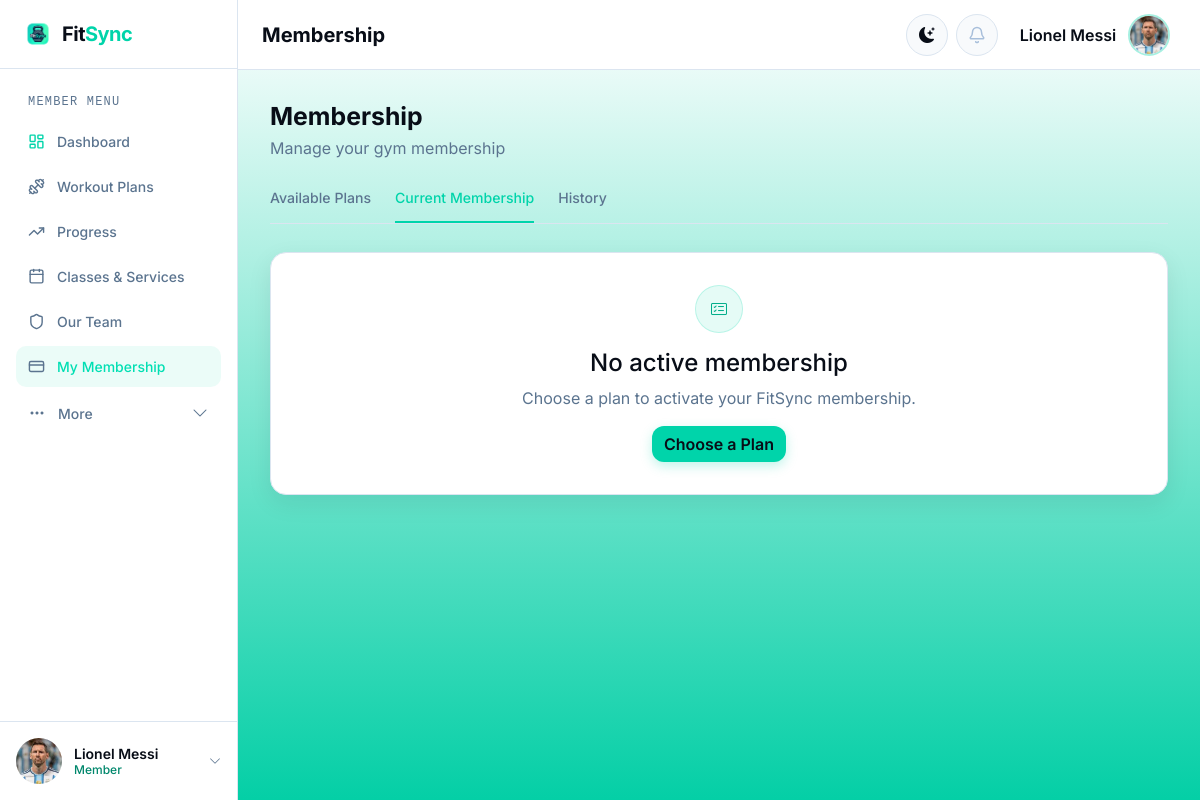
The app's page /memberships/member/current/ (signed in), older data.
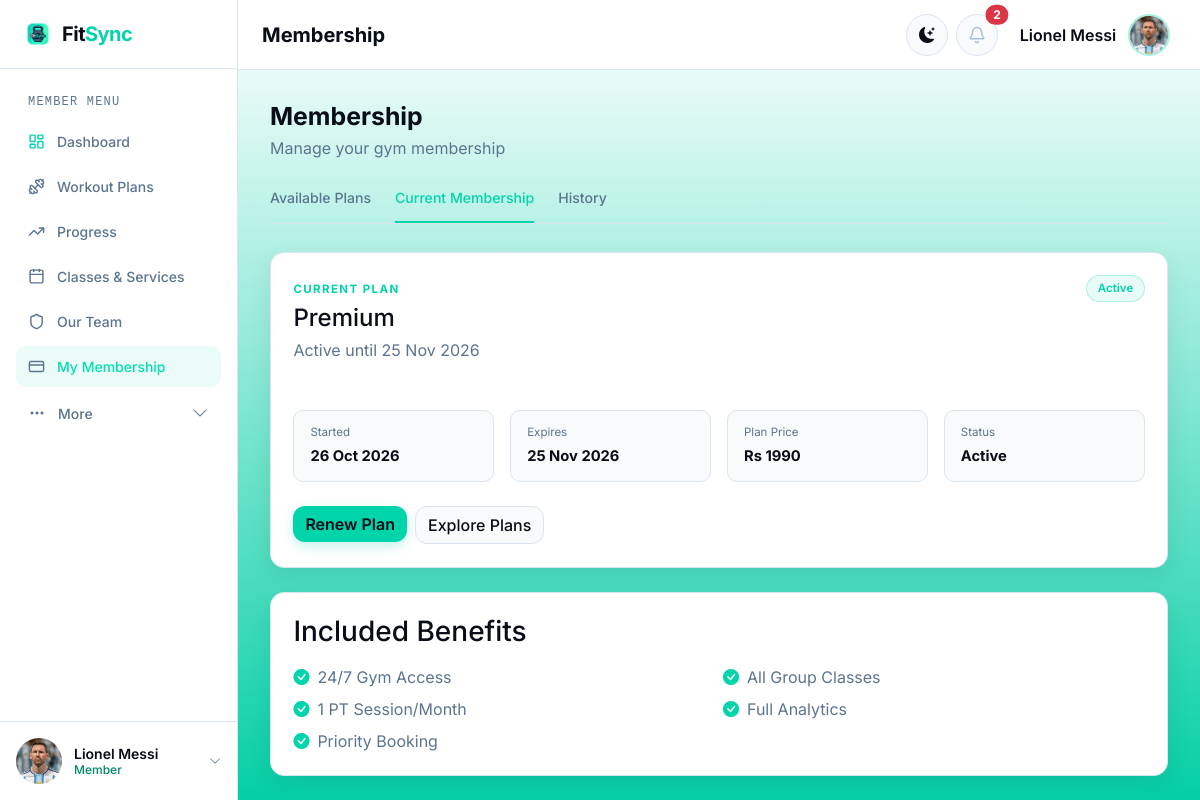
The same page, newer data.
### gym/models.py (models this page shows, shortened)
class Membership(models.Model):
    class Status(models.TextChoices):
        ACTIVE = ("ACTIVE", "Active")
        EXPIRED = ("EXPIRED", "Expired")
        CANCELLED = ("CANCELLED", "Cancelled")
    member = models.ForeignKey(
        settings.AUTH_USER_MODEL, on_delete=models.CASCADE, related_name="memberships"
    )
    package = models.ForeignKey(
        MembershipPackage, on_delete=models.PROTECT, related_name="memberships"
    )
    start_date = models.DateField()
    end_date = models.DateField()
    status = models.CharField(
        max_length=12, choices=Status.choices, default=Status.ACTIVE
    )
    created_at = models.DateTimeField(auto_now_add=True)
    class Meta:
        ordering = ["-start_date", "-created_at"]
        db_table = "memberships_membership"

class MembershipPackage(models.Model):
    SERVICE_TYPE_CHOICES = [
        ("YOGA", "Yoga"),
        ("ZUMBA", "Zumba"),
        ("FITNESS", "Fitness"),
        ("SAUNA", "Sauna"),
        ("PERSONAL_TRAINING", "Personal Training"),
        ("PILATES", "Pilates"),
        ("BOXING", "Boxing"),
        ("HIIT", "HIIT"),
        ("CYCLING", "Cycling"),
        ("STRENGTH_TRAINING", "Strength Training"),
    ]
    name = models.CharField(max_length=80)
    slug = models.SlugField(unique=True)
    price = models.DecimalField(max_digits=8, decimal_places=2)
    duration_months = models.PositiveSmallIntegerField(default=1)
    description = models.CharField(max_length=220, blank=True)
    features = models.TextField(help_text="One feature per line")
    audience = models.CharField(max_length=80, blank=True)
    allowed_service_types = models.CharField(
        max_length=200, blank=True, help_text="Leave empty to allow every service type."
    )
    is_featured = models.BooleanField(default=False)
    is_active = models.BooleanField(default=True)
    class Meta:
        ordering = ["price", "name"]
        db_table = "memberships_membershippackage"
    @property
    def feature_list(self):
        return [item.strip() for item in self.features.splitlines() if item.strip()]

### gym/views.py (the view)
# urls.py: path("member/current/", views.current_membership, name="current_membership"),
@member_required
def current_membership(request):
    membership = _current_for(request.user)
    return render(
        request,
        "member/current_membership.html",
        {
            "membership": membership,
            "active_sidebar": "membership",
            "membership_tab": "current",
        },
    )

### gym/context_processors.py (called while the page is built)
def notification_menu(request):
    if not request.user.is_authenticated:
        return {}
    unread = Notification.objects.filter(recipient=request.user, is_read=False)
    today = timezone.localdate()
    notices = Notice.objects.filter(is_active=True, publish_date__lte=today).filter(
        expires_on__isnull=True
    ) | Notice.objects.filter(
        is_active=True, publish_date__lte=today, expires_on__gte=today
    )
    return {
        "notification_menu_items": unread[:5],
        "unread_notification_count": unread.count(),
        "active_gym_notices": notices.distinct()[:3],
    }

### gym/models.py (called while the page is built)
    @property
    def avatar_url(self):
        from django.templatetags.static import static
        if self.profile_picture:
            return self.profile_picture.url
        return static(self.avatar_static_path) if self.avatar_static_path else ""

### gym/views.py (called while the page is built, shortened)
def _current_for(user):
    membership = (
        Membership.objects.filter(member=user, status=Membership.Status.ACTIVE)
        .select_related("package")
        .order_by("-end_date")
        .first()
    )
    if membership:
        days_remaining = (membership.end_date - date.today()).days
    return membership

### templates/member/current_membership.html (shortened to what this page needs)
{% extends "layouts/member_base.html" %}
{% load static %}
{% block dashboard_heading %}Membership{% endblock %}
{% block extra_css %}{{ block.super }}<link rel="stylesheet" href="{% static 'css/memberships.css' %}">{% endblock %}
{% block dashboard_content %}
<div class="membership-page-head"><h1>Membership</h1><p>Manage your gym membership</p></div>
{% include "includes/membership_tabs.html" %}
{% if membership %}
<div class="current-membership-card">
    <div class="d-flex flex-wrap justify-content-between align-items-start gap-3">
        <div><span class="membership-eyebrow">CURRENT PLAN</span><h2>{{ membership.package.name }}</h2><p>Active until {{ membership.end_date|date:"d M Y" }}</p></div>
        <span class="status-pill success">Active</span>
    </div>
    <div class="row g-3 membership-stats">
        <div class="col-6 col-lg-3"><div class="membership-stat"><span>Started</span><strong>{{ membership.start_date|date:"d M Y" }}</strong></div></div>
        <div class="col-6 col-lg-3"><div class="membership-stat"><span>Expires</span><strong>{{ membership.end_date|date:"d M Y" }}</strong></div></div>
        <div class="col-6 col-lg-3"><div class="membership-stat"><span>Plan Price</span><strong>Rs {{ membership.package.price|floatformat:0 }}</strong></div></div>
        <div class="col-6 col-lg-3"><div class="membership-stat"><span>Status</span><strong>Active</strong></div></div>
    </div>
    <div class="d-flex flex-wrap gap-2 mt-4">
        <form method="post" action="{% url 'memberships:renew_membership' membership.id %}">{% csrf_token %}<button class="btn btn-primary-fitsync" type="submit">Renew Plan</button></form>
        <a class="btn btn-secondary-fitsync" href="{% url 'memberships:member_packages' %}">Explore Plans</a>
    </div>
</div>
<div class="included-features-card mt-4">
    <h3>Included Benefits</h3>
    <div class="row g-2 mt-2">{% for feature in membership.package.feature_list %}<div class="col-md-6"><span class="benefit-item"><i class="bi bi-check-circle-fill"></i>{{ feature }}</span></div>{% endfor %}</div>
</div>
{% else %}
<div class="empty-state mt-4"><div class="empty-state-icon"><i class="bi bi-card-checklist"></i></div><h2 class="h4">No active membership</h2><p class="text-muted">Choose a plan to activate your FitSync membership.</p><a class="btn btn-primary-fitsync" href="{% url 'memberships:member_packages' %}">Choose a Plan</a></div>
{% endif %}
{% endblock %}

### templates/includes/dashboard_topbar_actions.html (shortened to what this page needs)
{% load static %}
<div class="dashboard-topbar-actions d-flex align-items-center gap-2">
    <button class="btn theme-toggle" type="button" data-theme-toggle aria-label="Switch to dark mode" title="Switch theme">
        <i class="bi bi-moon-stars" data-theme-icon aria-hidden="true"></i>
    </button>
    <div class="dropdown">
        <button class="btn notification-toggle position-relative" type="button" data-bs-toggle="dropdown" aria-expanded="false" aria-label="Notifications">
            {% if request.user.role == "MEMBER" %}
                <img src="{% static 'img/member-dashboard/bell.svg' %}" alt="">
            {% else %}
                <i class="bi bi-bell" aria-hidden="true"></i>
            {% endif %}
            {% if unread_notification_count %}<span class="position-absolute top-0 start-100 translate-middle badge rounded-pill text-bg-danger">{{ unread_notification_count }}</span>{% endif %}
        </button>
    </div>
    <div class="dropdown">
        <button class="navbar-account-toggle dashboard-account-toggle" type="button" data-bs-toggle="dropdown" aria-expanded="false">
            <span class="navbar-account-name">{{ request.user.get_full_name|default:request.user.username }}</span>
            {% if request.user.member_profile.avatar_url %}
                <img class="navbar-account-avatar" src="{{ request.user.member_profile.avatar_url }}" alt="">
            {% elif request.user.coach_profile.photo_url %}
                <img class="navbar-account-avatar" src="{{ request.user.coach_profile.photo_url }}" alt="">
            {% else %}
                <span class="navbar-account-avatar navbar-account-initials" aria-hidden="true">
                    {% if request.user.first_name or request.user.last_name %}{{ request.user.first_name|slice:":1"|upper }}{{ request.user.last_name|slice:":1"|upper }}{% else %}{{ request.user.username|slice:":1"|upper }}{% endif %}
                </span>
            {% endif %}
        </button>
    </div>
</div>

Row changes from the older to the newer data that the page shows:
added Membership: package.name "Premium", end_date "25 Nov 2026", start_date "26 Oct 2026", package.price "1990"
Text that changed along with them:
{{ unread_notification_count }}: (not shown) → "2"
text no longer shown: "No active membership Choose a plan to activate your FitSync membership. Choose a Plan"
text now shown: "CURRENT PLAN Active until Active Started Expires Plan Price Rs Status Active Renew Plan Explore Plans Included Benefits"
new list line: "24/7 Gym Access"
new list line: "All Group Classes"
new list line: "1 PT Session/Month"
new list line: "Full Analytics"
new list line: "Priority Booking"
